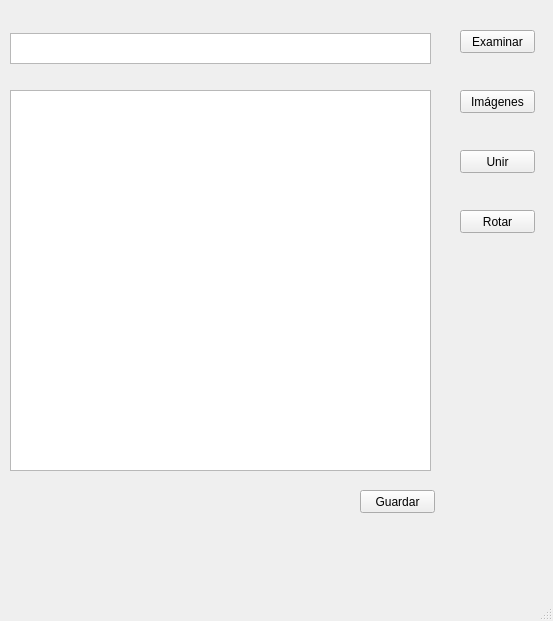
<?xml version="1.0" encoding="UTF-8"?>
<ui version="4.0">
 <class>MainWindow</class>
 <widget class="QMainWindow" name="MainWindow">
  <property name="geometry">
   <rect>
    <x>0</x>
    <y>0</y>
    <width>553</width>
    <height>621</height>
   </rect>
  </property>
  <property name="windowTitle">
   <string>MainWindow</string>
  </property>
  <widget class="QWidget" name="centralwidget">
   <widget class="QPushButton" name="btnExaminar">
    <property name="geometry">
     <rect>
      <x>460</x>
      <y>30</y>
      <width>75</width>
      <height>23</height>
     </rect>
    </property>
    <property name="text">
     <string>Examinar</string>
    </property>
   </widget>
   <widget class="QTextEdit" name="txtRuta">
    <property name="geometry">
     <rect>
      <x>10</x>
      <y>33</y>
      <width>421</width>
      <height>31</height>
     </rect>
    </property>
   </widget>
   <widget class="QPlainTextEdit" name="plainTextEdit">
    <property name="geometry">
     <rect>
      <x>10</x>
      <y>90</y>
      <width>421</width>
      <height>381</height>
     </rect>
    </property>
   </widget>
   <widget class="QPushButton" name="btnGuardar">
    <property name="geometry">
     <rect>
      <x>360</x>
      <y>490</y>
      <width>75</width>
      <height>23</height>
     </rect>
    </property>
    <property name="text">
     <string>Guardar</string>
    </property>
   </widget>
   <widget class="QPushButton" name="btnImagenes">
    <property name="geometry">
     <rect>
      <x>460</x>
      <y>90</y>
      <width>75</width>
      <height>23</height>
     </rect>
    </property>
    <property name="text">
     <string>Imágenes</string>
    </property>
   </widget>
   <widget class="QPushButton" name="btnUnir">
    <property name="geometry">
     <rect>
      <x>460</x>
      <y>150</y>
      <width>75</width>
      <height>23</height>
     </rect>
    </property>
    <property name="text">
     <string>Unir</string>
    </property>
   </widget>
   <widget class="QPushButton" name="btnRotar">
    <property name="geometry">
     <rect>
      <x>460</x>
      <y>210</y>
      <width>75</width>
      <height>23</height>
     </rect>
    </property>
    <property name="text">
     <string>Rotar</string>
    </property>
   </widget>
  </widget>
  <widget class="QMenuBar" name="menubar">
   <property name="geometry">
    <rect>
     <x>0</x>
     <y>0</y>
     <width>553</width>
     <height>20</height>
    </rect>
   </property>
  </widget>
  <widget class="QStatusBar" name="statusbar"/>
 </widget>
 <resources/>
 <connections/>
</ui>
